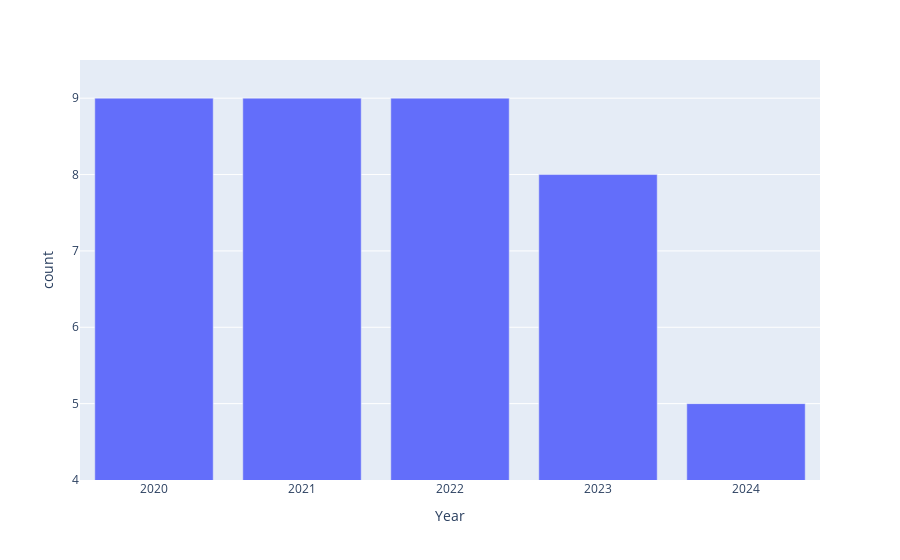

Write notebook code for a chart like this one.
### Code cell
df1 = pd.DataFrame(list(map(lambda x : [x["id"], x["date"], x["teamA"], x["teamB"]], trade_info)),
    columns=["id", "date", "teamA", "teamB"])
df1["date"] = pd.to_datetime(df1["date"])

df1_0 = df1.pivot_table(df1, index=df1["date"].apply(lambda x : x.year), aggfunc="count")["id"]
fig1_0 = px.bar(df1_0, x=df1_0.index, y="id",
    labels=dict(date="Year", id="count"))
fig1_0.update_yaxes(range=[4, 9.5])

### Figure 1 — Plotly figure (JSON) as saved in the notebook; plotly's stock layout.template omitted (floating-point values rounded to 4 significant figures)
{"data": [{"alignmentgroup": "True", "hovertemplate": "Year=%{x}<br>count=%{y}<extra></extra>", "legendgroup": "", "marker": {"color": "#636efa", "pattern": {"shape": ""}}, "name": "", "offsetgroup": "", "orientation": "v", "showlegend": false, "textposition": "auto", "type": "bar", "x": [2020, 2021, 2022, 2023, 2024], "xaxis": "x", "y": [9, 9, 9, 8, 5], "yaxis": "y"}], "layout": {"barmode": "relative", "legend": {"tracegroupgap": 0}, "margin": {"t": 60}, "xaxis": {"anchor": "y", "domain": [0, 1], "title": {"text": "Year"}}, "yaxis": {"anchor": "x", "domain": [0, 1], "range": [4, 9.5], "title": {"text": "count"}}}}
